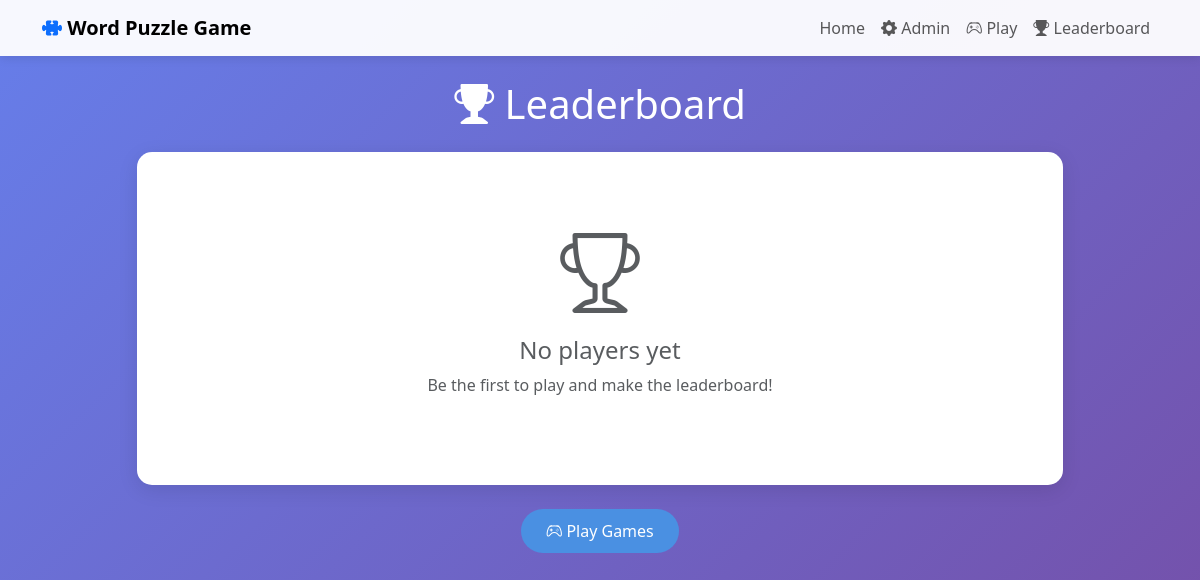
Before: /player/leaderboard with the older database file.
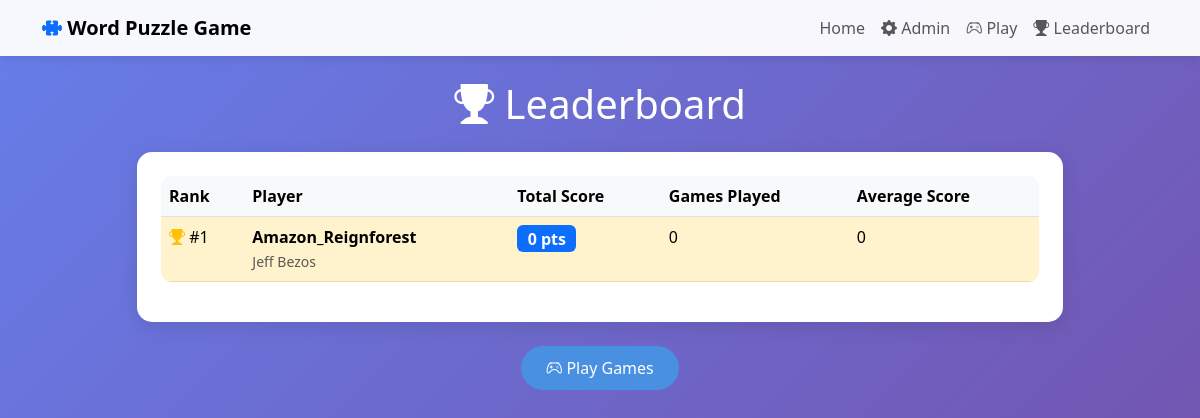
After: the same page with the newer database file.
### app/models.py (models this page shows, shortened)
class Player(db.Model):
    __tablename__ = 'players'
    id = db.Column(db.Integer, primary_key=True)
    username = db.Column(db.String(50), unique=True, nullable=False)
    email = db.Column(db.String(100), unique=True, nullable=False)
    full_name = db.Column(db.String(100), nullable=False)
    total_score = db.Column(db.Integer, default=0)
    games_played = db.Column(db.Integer, default=0)
    created_at = db.Column(db.DateTime, default=datetime.utcnow)
    updated_at = db.Column(db.DateTime, default=datetime.utcnow, onupdate=datetime.utcnow)
    is_active = db.Column(db.Boolean, default=True)
    game_scores = db.relationship('GameScore', backref='player', lazy=True, cascade='all, delete-orphan')

### app/routes.py (the view)
@player_bp.route('/leaderboard')
def leaderboard():
    top_players = Player.query.filter_by(is_active=True).order_by(desc(Player.total_score)).limit(10).all()
    return render_template('player/leaderboard.html', players=top_players)

### app/templates/player/leaderboard.html (shortened to what this page needs)
{% extends "base.html" %}
{% block content %}
<h1 class="mb-4 text-white text-center">
    <i class="bi bi-trophy-fill"></i> Leaderboard
</h1>
<div class="row justify-content-center">
    <div class="col-md-10">
        <div class="card p-4">
            {% if players %}
                <div class="table-responsive">
                    <table class="table table-hover">
                        <thead class="table-light">
                            <tr>
                                <th>Rank</th>
                                <th>Player</th>
                                <th>Total Score</th>
                                <th>Games Played</th>
                                <th>Average Score</th>
                            </tr>
                        </thead>
                        <tbody>
                            {% for player in players %}
                            <tr {% if loop.index == 1 %}class="table-warning"{% elif loop.index == 2 %}class="table-secondary"{% elif loop.index == 3 %}class="table-info"{% endif %}>
                                <td>
                                    {% if loop.index == 1 %}
                                        <i class="bi bi-trophy-fill text-warning"></i> #{{ loop.index }}
                                    {% elif loop.index == 2 %}
                                        <i class="bi bi-trophy-fill text-secondary"></i> #{{ loop.index }}
                                    {% elif loop.index == 3 %}
                                        <i class="bi bi-trophy-fill text-info"></i> #{{ loop.index }}
                                    {% else %}
                                        #{{ loop.index }}
                                    {% endif %}
                                </td>
                                <td>
                                    <strong>{{ player.username }}</strong>
                                    <br>
                                    <small class="text-muted">{{ player.full_name }}</small>
                                </td>
                                <td>
                                    <span class="badge bg-primary fs-6">
                                        {{ player.total_score }} pts
                                    </span>
                                </td>
                                <td>{{ player.games_played }}</td>
                                <td>
                                    {% if player.games_played > 0 %}
                                        {{ (player.total_score / player.games_played)|round(1) }}
                                    {% else %}
                                        0
                                    {% endif %}
                                </td>
                            </tr>
                            {% endfor %}
                        </tbody>
                    </table>
                </div>
            {% else %}
                <div class="text-center py-5">
                    <i class="bi bi-trophy display-1 text-muted"></i>
                    <h4 class="mt-3 text-muted">No players yet</h4>
                    <p class="text-muted">Be the first to play and make the leaderboard!</p>
                </div>
            {% endif %}
        </div>
    </div>
</div>
<div class="text-center mt-4">
    <a href="{{ url_for('player.player_dashboard') }}" class="btn btn-primary">
        <i class="bi bi-controller"></i> Play Games
    </a>
</div>
{% endblock %}

Changed rows visible on the page:
added Player: username "Amazon_Reignforest", full_name "Jeff Bezos", total_score "0", games_played "0"
Other visible differences:
text no longer shown: "No players yet Be the first to play and make the leaderboard!"
text now shown: "Rank Player Total Score Games Played Average Score"
